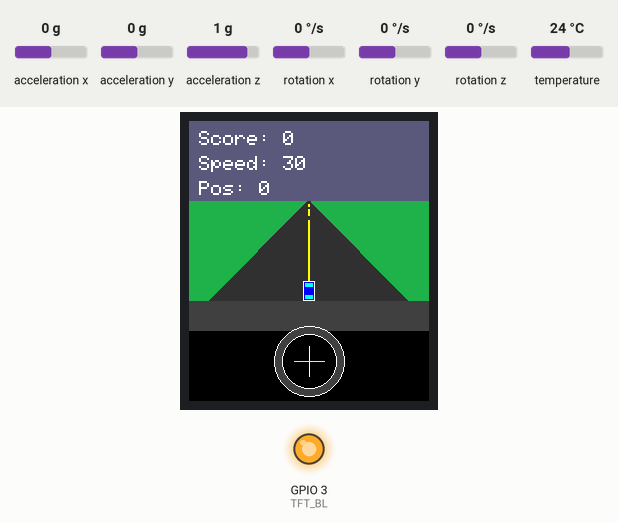
Bench run of a sketch on a simulated ESP32. On the bench: 240×280 colour display, output pins drawn as LEDs (lit = HIGH). The test bench sets the inputs (shaded band); at power-on: acceleration y 0 g, acceleration x 0 g, acceleration z 1 g, rotation x 0 °/s, rotation y 0 °/s, rotation z 0 °/s, temperature 24 °C. Random numbers use the default seed unless the sketch sets one; what the sketch prints to the serial monitor is not drawn.

Above: at 3.17 s.
3.5 s: acceleration y set to -1.4 g
At 4.8 s:
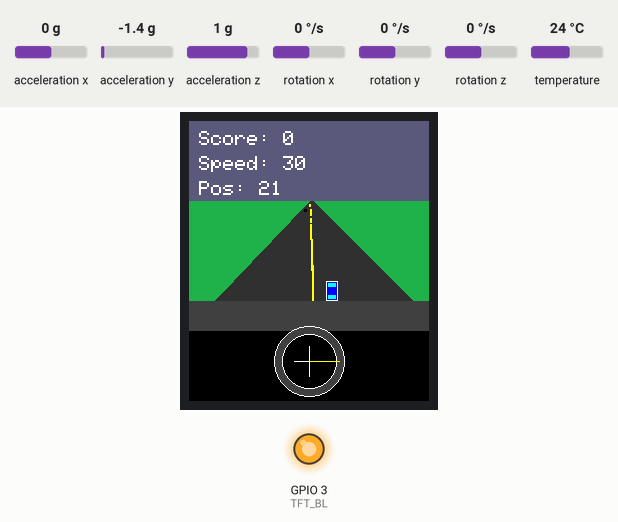
6.5 s: acceleration y set to 0 g
At 7.24 s:
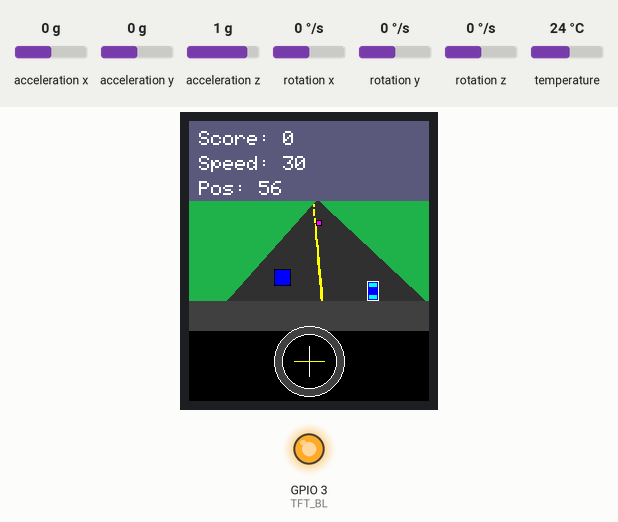
9.2 s: acceleration y set to 1.4 g
At 11.8 s:
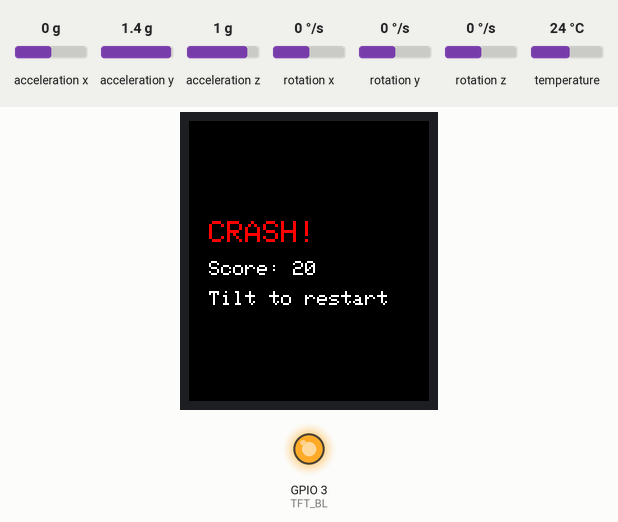
Timing chart, 0 to 13.3 s (numbered marks = the images above; inputs shaded):
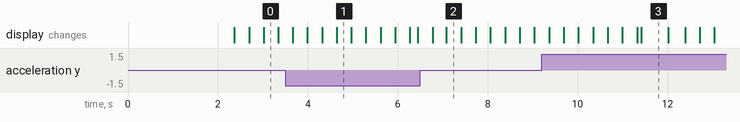

Measured:
- what the display in image 3 shows lasts 0.6 s, from 11.4 s to 12.0 s

The sketch:

CruisinUSA.ino
```cpp
#include <SPI.h>
#include <Wire.h>
#include <Adafruit_GFX.h>
#include <Adafruit_ST7789.h>
#include <Adafruit_MPU6050.h>
#include <Adafruit_Sensor.h>

// === Custom I2C Pins ===
#define I2C_SDA 8
#define I2C_SCL 9

// === Pin Definitions ===
#define TFT_CS     4
#define TFT_RST    5
#define TFT_DC     7
#define TFT_SCLK   6
#define TFT_MOSI   10
#define TFT_BL     3  // Backlight pin

// === Display Setup ===
Adafruit_ST7789 tft = Adafruit_ST7789(TFT_CS, TFT_DC, TFT_RST);

// === MPU6050 Setup ===
Adafruit_MPU6050 mpu;

// === Screen and Physics Settings ===
const int SCREEN_WIDTH = 240;
const int SCREEN_HEIGHT = 280;

// === Perspective and Road Settings ===
const int HORIZON_Y = 80;  // Y position of the horizon/focal point
const int ROAD_FOCAL_X = SCREEN_WIDTH / 2;  // X position of focal point
const int ROAD_BASE_WIDTH = 200;  // Width of road at bottom of screen
const int ROAD_FOCAL_WIDTH = 4;   // Width of road at focal point
const int COCKPIT_HEIGHT = 100;   // Height of cockpit area from bottom

// === Game Variables ===
float steerAngle = 0;  // Current steering angle (-1.0 to 1.0)
float carPosition = 0; // Car position on road (-1.0 to 1.0, 0 = center)
float roadCurve = 0;   // Current road curve offset
int gameSpeed = 3;
unsigned long lastObstacleSpawn = 0;
unsigned long obstacleSpawnDelay = 2000;
int score = 0;
bool gameOver = false;

// === Obstacle System ===
#define MAX_OBSTACLES 4
struct Obstacle {
  float roadPosition;    // Position on road (0.0 = center, -1.0 = left edge, 1.0 = right edge)
  float distance;        // Distance from player (0.0 = at player, 1.0 = at horizon)
  bool active;
  uint16_t color;
};
Obstacle obstacles[MAX_OBSTACLES];

// === Traffic Lines ===
#define MAX_TRAFFIC_LINES 20
struct TrafficLine {
  float distance;        // Distance from player (0.0 = at player, 1.0 = at horizon)
  bool active;
};
TrafficLine trafficLines[MAX_TRAFFIC_LINES];

// === MPU6050 Variables ===
sensors_event_t a, g, temp;

// === Colors ===
#define CUSTOM_DARK_GREY 0x3186  // Custom dark grey (RGB: 48, 48, 48)
#define ROAD_COLOR CUSTOM_DARK_GREY
#define GRASS_COLOR 0x2589  // Dark green
#define LINE_COLOR ST77XX_YELLOW
#define HORIZON_COLOR 0x5ACF  // Sky blue
#define COCKPIT_COLOR ST77XX_BLACK
#define STEERING_WHEEL_COLOR 0x4208  // Dark grey
#define OBSTACLE_COLORS {ST77XX_RED, ST77XX_BLUE, ST77XX_MAGENTA, ST77XX_ORANGE}

void setup() {
  Serial.begin(115200);

  // Initialize custom I2C pins
  Wire.begin(I2C_SDA, I2C_SCL);

  // Initialize SPI and backlight
  SPI.begin(TFT_SCLK, -1, TFT_MOSI, -1);
  pinMode(TFT_BL, OUTPUT);
  digitalWrite(TFT_BL, HIGH);

  // Initialize display
  tft.init(SCREEN_WIDTH, SCREEN_HEIGHT);
  tft.setRotation(0);
  tft.fillScreen(ST77XX_RED);

  // Initialize MPU6050
  if (!mpu.begin()) {
    Serial.println("Failed to find MPU6050 chip");
    tft.setTextColor(ST77XX_WHITE);
    tft.setTextSize(2);
    tft.setCursor(20, 100);
    tft.println("MPU6050 Error!");
    while (1) {
      delay(10);
    }
  }

  // Configure MPU6050
  mpu.setAccelerometerRange(MPU6050_RANGE_8_G);
  mpu.setGyroRange(MPU6050_RANGE_500_DEG);
  mpu.setFilterBandwidth(MPU6050_BAND_21_HZ);

  // Calibration message
  tft.setTextColor(ST77XX_WHITE);
  tft.setTextSize(2);
  tft.setCursor(20, 100);
  tft.println("Calibrating...");
  tft.setCursor(20, 130);
  tft.println("Keep Level!");
  delay(2000);

  // Initialize game
  initializeGame();

  Serial.println("3D Racing Game Started!");
}

void loop() {
  if (!gameOver) {
    updateInput();
    updateGame();
    drawGame();
    delay(16); // ~60 FPS
  } else {
    drawGameOver();
    // Reset game if tilted significantly
    mpu.getEvent(&a, &g, &temp);
    if (abs(a.acceleration.y) > 8.0) {
      resetGame();
    }
  }
}

void initializeGame() {
  steerAngle = 0;
  carPosition = 0;
  roadCurve = 0;
  gameSpeed = 3;
  score = 0;
  gameOver = false;

  // Initialize obstacles
  for (int i = 0; i < MAX_OBSTACLES; i++) {
    obstacles[i].active = false;
  }

  // Initialize traffic lines
  for (int i = 0; i < MAX_TRAFFIC_LINES; i++) {
    trafficLines[i].distance = (float)i / MAX_TRAFFIC_LINES;
    trafficLines[i].active = true;
  }

  lastObstacleSpawn = millis();
}

void updateInput() {
  mpu.getEvent(&a, &g, &temp);

  // Fix steering direction: negate Y acceleration so left tilt = left steer
  float rawSteer = -a.acceleration.y / 5.0; // Negative to fix direction
  steerAngle = constrain(rawSteer, -1.0, 1.0);

  // Update car position based on steering, with road boundaries
  carPosition += steerAngle * 0.03; // Adjust sensitivity for car movement
  carPosition = constrain(carPosition, -0.8, 0.8); // Keep car on road

  // Apply steering to road curve for perspective effect (REVERSED for correct perspective)
  roadCurve -= steerAngle * 0.01; // Negative to reverse perspective
  roadCurve = constrain(roadCurve, -0.5, 0.5); // Tighter constraint
}

void updateGame() {
  // Move traffic lines toward player
  for (int i = 0; i < MAX_TRAFFIC_LINES; i++) {
    if (trafficLines[i].active) {
      trafficLines[i].distance -= gameSpeed * 0.01;
      if (trafficLines[i].distance <= 0) {
        trafficLines[i].distance = 1.0;
      }
    }
  }

  // Spawn new obstacles
  if (millis() - lastObstacleSpawn > obstacleSpawnDelay) {
    spawnObstacle();
    lastObstacleSpawn = millis();

    // Increase difficulty over time
    if (obstacleSpawnDelay > 1000) {
      obstacleSpawnDelay -= 50;
    }
    if (gameSpeed < 6) {
      gameSpeed += 0.2;
    }
  }

  // Update obstacles
  for (int i = 0; i < MAX_OBSTACLES; i++) {
    if (obstacles[i].active) {
      obstacles[i].distance -= gameSpeed * 0.015;

      // Remove obstacles that have passed the player
      if (obstacles[i].distance <= 0) {
        obstacles[i].active = false;
        score += 10;
      }

          // Check collision with more precise detection
      checkCollision(i);
    }
  }
}

void checkCollision(int obstacleIndex) {
  if (obstacles[obstacleIndex].distance < 0.15 && obstacles[obstacleIndex].distance > 0.0) {
    // Calculate screen positions for both car and obstacle
    float t = 1.0 - obstacles[obstacleIndex].distance;
    int obstacleY = HORIZON_Y + t * (SCREEN_HEIGHT - COCKPIT_HEIGHT - HORIZON_Y);

    // Calculate road width and positions
    float roadWidth = ROAD_FOCAL_WIDTH + t * (ROAD_BASE_WIDTH - ROAD_FOCAL_WIDTH);
    int roadCenterX = ROAD_FOCAL_X + (roadCurve * (25 + t * 50));

    // Obstacle position and size
    int obstacleX = roadCenterX + obstacles[obstacleIndex].roadPosition * roadWidth * 0.4;
    int obstacleSize = 2 + t * 20;

    // Car position and size (car is always at bottom of screen)
    int carY = SCREEN_HEIGHT - COCKPIT_HEIGHT - 10; // Car is just above cockpit
    int carX = roadCenterX + carPosition * (ROAD_BASE_WIDTH * 0.4);
    int carWidth = 12;
    int carHeight = 20;

    // Check if obstacle is at car's level (close enough vertically)
    if (obstacleY > carY - carHeight && obstacleY < carY + carHeight) {
      // Check horizontal overlap using proper rectangle collision
      bool collision = (carX - carWidth/2 < obstacleX + obstacleSize/2) &&
                      (carX + carWidth/2 > obstacleX - obstacleSize/2);

      if (collision) {
        gameOver = true;
      }
    }
  }
}

void spawnObstacle() {
  // Find inactive obstacle slot
  for (int i = 0; i < MAX_OBSTACLES; i++) {
    if (!obstacles[i].active) {
      obstacles[i].active = true;
      obstacles[i].distance = 1.0; // Start at horizon
      obstacles[i].roadPosition = random(-70, 70) / 100.0; // Random position on road

      // Random color
      uint16_t colors[] = OBSTACLE_COLORS;
      obstacles[i].color = colors[random(0, 4)];
      break;
    }
  }
}

void drawGame() {
  // Clear screen with sky color
  tft.fillScreen(HORIZON_COLOR);

  // Draw landscape
  drawLandscape();

  // Draw road with perspective
  drawRoad();

  // Draw traffic lines
  drawTrafficLines();

  // Draw obstacles
  drawObstacles();

  // Draw player car
  drawPlayerCar();

  // Draw cockpit
  drawCockpit();

  // Draw UI
  drawUI();
}

void drawLandscape() {
  // Draw grass/ground
  tft.fillRect(0, HORIZON_Y, SCREEN_WIDTH, SCREEN_HEIGHT - HORIZON_Y - COCKPIT_HEIGHT, GRASS_COLOR);
}

void drawRoad() {
  // Draw road as trapezoid with perspective
  int roadTopY = HORIZON_Y;
  int roadBottomY = SCREEN_HEIGHT - COCKPIT_HEIGHT;

  // Calculate road edges with curve effect and car position
  int curveOffset = -roadCurve * 50; // Negative to reverse perspective
  int topLeftX = ROAD_FOCAL_X - ROAD_FOCAL_WIDTH/2 + curveOffset;
  int topRightX = ROAD_FOCAL_X + ROAD_FOCAL_WIDTH/2 + curveOffset;
  int bottomLeftX = ROAD_FOCAL_X - ROAD_BASE_WIDTH/2 + (curveOffset * 2);
  int bottomRightX = ROAD_FOCAL_X + ROAD_BASE_WIDTH/2 + (curveOffset * 2);

  // Draw road surface using lines to create trapezoid
  for (int y = roadTopY; y < roadBottomY; y++) {
    float t = (float)(y - roadTopY) / (roadBottomY - roadTopY);
    int leftX = topLeftX + t * (bottomLeftX - topLeftX);
    int rightX = topRightX + t * (bottomRightX - topRightX);

    if (leftX >= 0 && rightX < SCREEN_WIDTH && rightX > leftX) {
      tft.drawFastHLine(leftX, y, rightX - leftX, ROAD_COLOR);
    }
  }
}

void drawTrafficLines() {
  // Draw center line segments
  for (int i = 0; i < MAX_TRAFFIC_LINES; i++) {
    if (trafficLines[i].active && trafficLines[i].distance > 0.1) {
      // Calculate position based on distance
      float t = 1.0 - trafficLines[i].distance;
      int y = HORIZON_Y + t * (SCREEN_HEIGHT - COCKPIT_HEIGHT - HORIZON_Y);

      // Calculate road width at this distance
      float roadWidth = ROAD_FOCAL_WIDTH + t * (ROAD_BASE_WIDTH - ROAD_FOCAL_WIDTH);
      int centerX = ROAD_FOCAL_X + (-roadCurve * (25 + t * 50)); // Negative to reverse perspective

      // Draw line segment
      int lineLength = 3 + t * 15; // Lines get longer as they get closer
      if (y > HORIZON_Y && y < SCREEN_HEIGHT - COCKPIT_HEIGHT) {
        tft.fillRect(centerX - 1, y, 2, lineLength, LINE_COLOR);
      }
    }
  }
}

void drawObstacles() {
  for (int i = 0; i < MAX_OBSTACLES; i++) {
    if (obstacles[i].active && obstacles[i].distance > 0.05) {
      // Calculate screen position based on distance
      float t = 1.0 - obstacles[i].distance;
      int y = HORIZON_Y + t * (SCREEN_HEIGHT - COCKPIT_HEIGHT - HORIZON_Y);

      // Calculate road width and position
      float roadWidth = ROAD_FOCAL_WIDTH + t * (ROAD_BASE_WIDTH - ROAD_FOCAL_WIDTH);
      int roadCenterX = ROAD_FOCAL_X + (-roadCurve * (25 + t * 50)); // Negative to reverse perspective
      int obstacleX = roadCenterX + obstacles[i].roadPosition * roadWidth * 0.4;

      // Calculate obstacle size based on distance
      int obstacleSize = 2 + t * 20;

      if (y > HORIZON_Y && y < SCREEN_HEIGHT - COCKPIT_HEIGHT &&
          obstacleX > 0 && obstacleX < SCREEN_WIDTH) {
        // Draw obstacle as rectangle with better collision bounds
        tft.fillRect(obstacleX - obstacleSize/2, y - obstacleSize/2,
                     obstacleSize, obstacleSize, obstacles[i].color);
        tft.drawRect(obstacleX - obstacleSize/2, y - obstacleSize/2,
                     obstacleSize, obstacleSize, ST77XX_BLACK);

        // Draw collision debug info (optional - remove for final version)
        if (false) { // Set to true to see collision bounds
          if (obstacles[i].distance < 0.15) {
            tft.drawRect(obstacleX - obstacleSize/2 - 2, y - obstacleSize/2 - 2,
                         obstacleSize + 4, obstacleSize + 4, ST77XX_RED);
          }
        }
      }
    }
  }
}

void drawPlayerCar() {
  // Calculate car position on screen
  int carY = SCREEN_HEIGHT - COCKPIT_HEIGHT - 10;
  int roadCenterX = ROAD_FOCAL_X + (-roadCurve * 100); // Negative to reverse perspective
  int carX = roadCenterX + carPosition * (ROAD_BASE_WIDTH * 0.4);

  int carWidth = 12;
  int carHeight = 20;

  // Draw car body
  tft.fillRect(carX - carWidth/2, carY - carHeight/2, carWidth, carHeight, ST77XX_BLUE);
  tft.drawRect(carX - carWidth/2, carY - carHeight/2, carWidth, carHeight, ST77XX_WHITE);

  // Draw car details
  // Front windshield
  tft.fillRect(carX - carWidth/2 + 2, carY - carHeight/2 + 2, carWidth - 4, 4, ST77XX_CYAN);
  // Rear windshield
  tft.fillRect(carX - carWidth/2 + 2, carY + carHeight/2 - 6, carWidth - 4, 4, ST77XX_CYAN);

  // Draw collision debug info (optional - remove for final version)
  if (false) { // Set to true to see collision bounds
    tft.drawRect(carX - carWidth/2 - 2, carY - carHeight/2 - 2,
                 carWidth + 4, carHeight + 4, ST77XX_RED);
  }
}

void drawCockpit() {
  int cockpitY = SCREEN_HEIGHT - COCKPIT_HEIGHT;

  // Draw cockpit base
  tft.fillRect(0, cockpitY, SCREEN_WIDTH, COCKPIT_HEIGHT, COCKPIT_COLOR);

  // Draw dashboard
  tft.fillRect(0, cockpitY, SCREEN_WIDTH, 30, STEERING_WHEEL_COLOR);

  // Draw steering wheel
  int wheelCenterX = SCREEN_WIDTH / 2;
  int wheelCenterY = cockpitY + 60;
  int wheelRadius = 35;

  // Outer wheel
  tft.fillCircle(wheelCenterX, wheelCenterY, wheelRadius, STEERING_WHEEL_COLOR);
  tft.drawCircle(wheelCenterX, wheelCenterY, wheelRadius, ST77XX_WHITE);

  // Inner wheel (hollow)
  tft.fillCircle(wheelCenterX, wheelCenterY, wheelRadius - 8, COCKPIT_COLOR);
  tft.drawCircle(wheelCenterX, wheelCenterY, wheelRadius - 8, ST77XX_WHITE);

  // Steering wheel spokes
  tft.drawLine(wheelCenterX - 15, wheelCenterY, wheelCenterX + 15, wheelCenterY, ST77XX_WHITE);
  tft.drawLine(wheelCenterX, wheelCenterY - 15, wheelCenterX, wheelCenterY + 15, ST77XX_WHITE);

  // Rotate wheel based on steering
  int spokeOffset = steerAngle * 15; // Increased visual feedback
  tft.drawLine(wheelCenterX - 15 + spokeOffset, wheelCenterY,
               wheelCenterX + 15 + spokeOffset, wheelCenterY, ST77XX_YELLOW);
}

void drawUI() {
  // Score
  tft.setTextColor(ST77XX_WHITE);
  tft.setTextSize(2);
  tft.setCursor(10, 10);
  tft.print("Score: ");
  tft.print(score);

  // Speed
  tft.setCursor(10, 35);
  tft.print("Speed: ");
  tft.print(gameSpeed * 10);

  // Car position indicator (shows where car is on road)
  tft.setCursor(10, 60);
  tft.print("Pos: ");
  tft.print((int)(carPosition * 100));

  // Debug collision info (remove for final version)
  if (false) { // Set to true to see collision debug info
    tft.setCursor(150, 10);
    tft.print("Collisions:");
    for (int i = 0; i < MAX_OBSTACLES; i++) {
      if (obstacles[i].active && obstacles[i].distance < 0.2) {
        tft.setCursor(150, 30 + i * 15);
        tft.print("D:");
        tft.print((int)(obstacles[i].distance * 100));
      }
    }
  }
}

void drawGameOver() {
  tft.fillScreen(ST77XX_BLACK);

  tft.setTextColor(ST77XX_RED);
  tft.setTextSize(3);
  tft.setCursor(20, 100);
  tft.println("CRASH!");

  tft.setTextColor(ST77XX_WHITE);
  tft.setTextSize(2);
  tft.setCursor(20, 140);
  tft.print("Score: ");
  tft.print(score);

  tft.setCursor(20, 170);
  tft.println("Tilt to restart");

  delay(100);
}

void resetGame() {
  delay(500);
  initializeGame();
  tft.fillScreen(ST77XX_BLACK);
}
```
